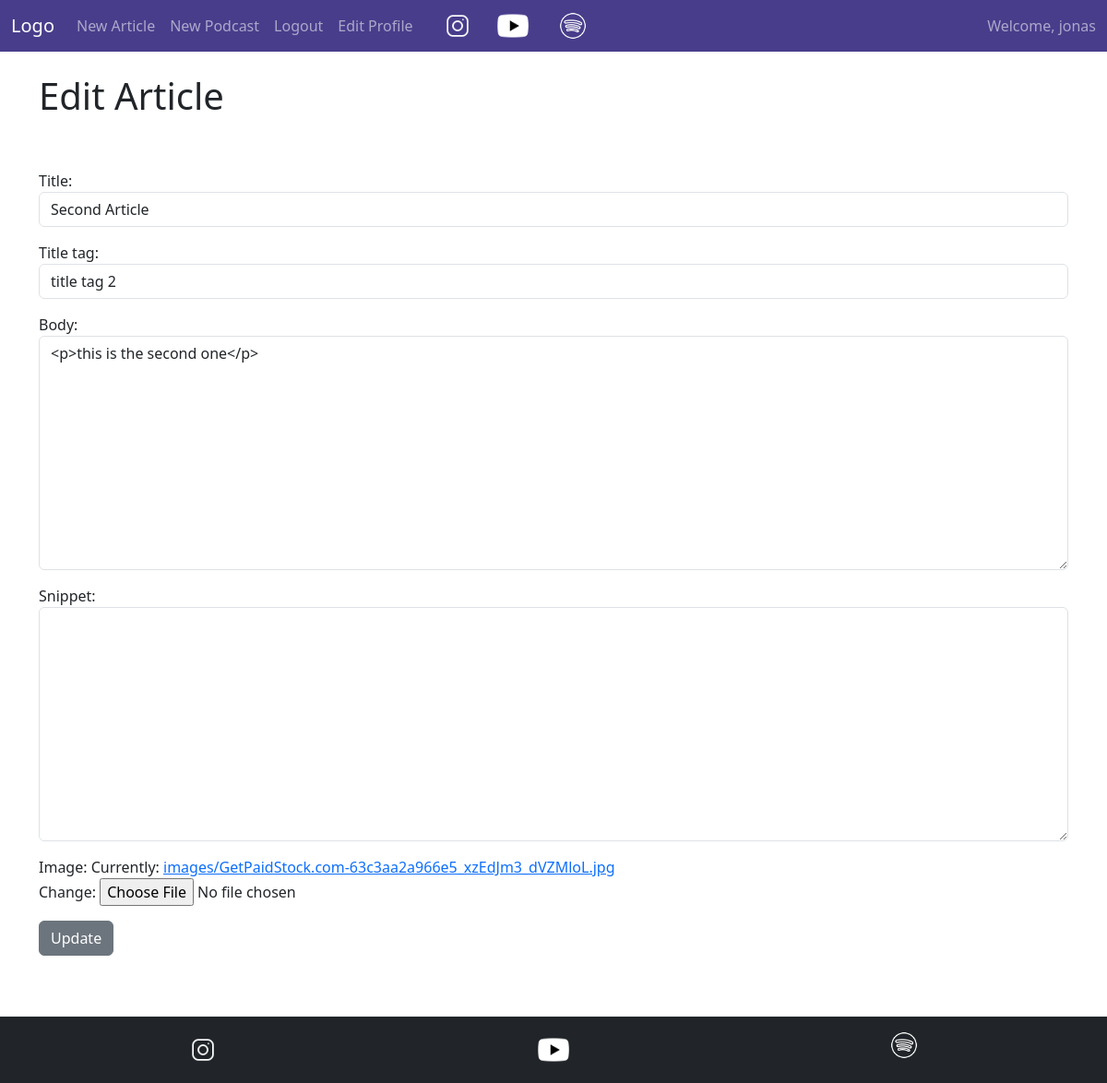
Page /article/edit/2 (signed in) on the committed database.
### app/models.py (models this page shows, shortened)
class Article(models.Model):
    title = models.CharField(max_length=255)
    image = models.ImageField(upload_to='images/')
    title_tag = models.CharField(max_length=255)
    author = models.ForeignKey(User, on_delete=models.CASCADE)
    body = RichTextField(blank=True, null=True)
    article_date = models.DateField(auto_now_add=True)
    snippet = models.CharField(max_length=200, blank=True, null=True)

### app/views.py (the view)
# urls.py: path('article/edit/<int:pk>', UpdateArticleView.as_view(), name='update-article'),
class UpdateArticleView(UpdateView):
    model = Article
    template_name = 'edit_article.html'
    form_class = EditArticleForm

### app/forms.py
class EditArticleForm(forms.ModelForm):
    class Meta:
        model = Article
        fields = ('title', 'title_tag', 'body', 'snippet', 'image')
        widgets = {
            'title': forms.TextInput(attrs={'class': 'form-control'}),
            'title_tag': forms.TextInput(attrs={'class': 'form-control'}),
            'body': forms.Textarea(attrs={'class': 'form-control'}),
            'snippet': forms.Textarea(attrs={'class': 'form-control'}),
        }

### app/templates/edit_article.html (shortened to what this page needs)
{% extends 'base.html' %}
{% block content %}
{% if user.is_authenticated %}
    {% if user.id == article.author.id %}
        <h1>Edit Article</h1>
        <br/><br/>
        <div class="mb-3">
        <form method="POST">
            {{ form.as_p }}
            <button class="btn btn-secondary">Update</button>
        </form>
        </div>
    {% else %}
    User not authorized to access this page
{% endif %}
{% else %}
User not authorized to access this page
{% endif %}
{% endblock %}

### app/templates/base.html (shortened to what this page needs)
 {% load static %}
<!doctype html>
<html lang="en">
  <head>
    <link href="https://cdn.jsdelivr.net/npm/bootstrap@5.3.0-alpha1/dist/css/bootstrap.min.css" rel="stylesheet">
  </head>
  <body>
    <main>
    <nav class="navbar navbar-expand-lg" style="background-color: darkslateblue;" data-bs-theme="dark">
        <div class="container-fluid">
          <a class="navbar-brand" href="{% url 'home' %}">Logo</a>
          <div class="collapse navbar-collapse" id="navbarSupportedContent">
            <ul class="navbar-nav me-auto mb-2 mb-lg-0">
              {% if user.is_authenticated %}
              <li class="nav-item">
                <a class="nav-link" href="{% url 'new-article' %}">New Article</a>
              </li>
              <li class="nav-item">
                <a class="nav-link" href="{% url 'new-podcast' %}">New Podcast</a>
              </li>
              <li class="nav-item">
                <a class="nav-link" href="{% url 'logout' %}">Logout</a>
              </li>
              <li class="nav-item">
                <a class="nav-link" href="{% url 'edit_profile' %}">Edit Profile</a>
              </li>
              {% endif %}
              <li class="nav-item sm" style="display: flex; align-items: center">
              <a href="#">
                <img src="{% static 'app/images/icons8-instagram-96.png' %}" alt="Instagram" width="40">
              </a>
            </li>
              <a href="#">
                <img src="{% static 'app/images/icons8-youtube-96.png' %}" alt="Youtube" width="40">
              </a>
              <li class="nav-item sm spotify" style="display: flex; align-items: center">
              <a href="#">
                <img src="{% static 'app/images/icons8-spotify-50.png' %}" alt="Spotify" width="30">
              </a>
            </li>
            </ul>
            {% if user.is_authenticated %}
            <span class="navbar-text">
              Welcome, {{ user.username }}
            </span>
            {%endif%}
          </div>
        </div>
      </nav>
    <br/>
    <div class="container">
    {% block content %}
    {% endblock %}
  </div>
  </main>
    <footer class="footer bg-dark text-white py-3">
      <div class="container">
        <div class="row">
          <div class="col-md-4">
            <a href="#">
              <img src="{% static 'app/images/icons8-instagram-96.png' %}" alt="Instagram" width="40">
            </a>
          </div>
          <div class="col-md-4">
            <a href="#">
              <img src="{% static 'app/images/icons8-youtube-96.png' %}" alt="Youtube" width="40">
            </a>
          </div>
          <div class="col-md-4">
            <a href="#">
              <img src="{% static 'app/images/icons8-spotify-50.png' %}" alt="Spotify" width="30">
            </a>
          </div>
        </div>
      </div>
    </footer>
    </body>
</html>

### app/templates/base.html (style rules this page uses)
.sm { margin-left: 20px; }
.spotify { margin-left: 30px; }
body { display: grid; grid-template-rows: 1fr auto; min-height: 100vh; }
footer { bottom: 0; width: 100%; left: 0; text-align: center; display: flex; flex-direction: column; flex-grow: 1; left: 0; margin-top: auto; }
main { padding-bottom: 50px; }

### rows in the picture
Article: title "Second Article", title_tag "title tag 2", body "<p>this is the second one</p>"

### other values in the picture
{{ user.username }} "jonas"
